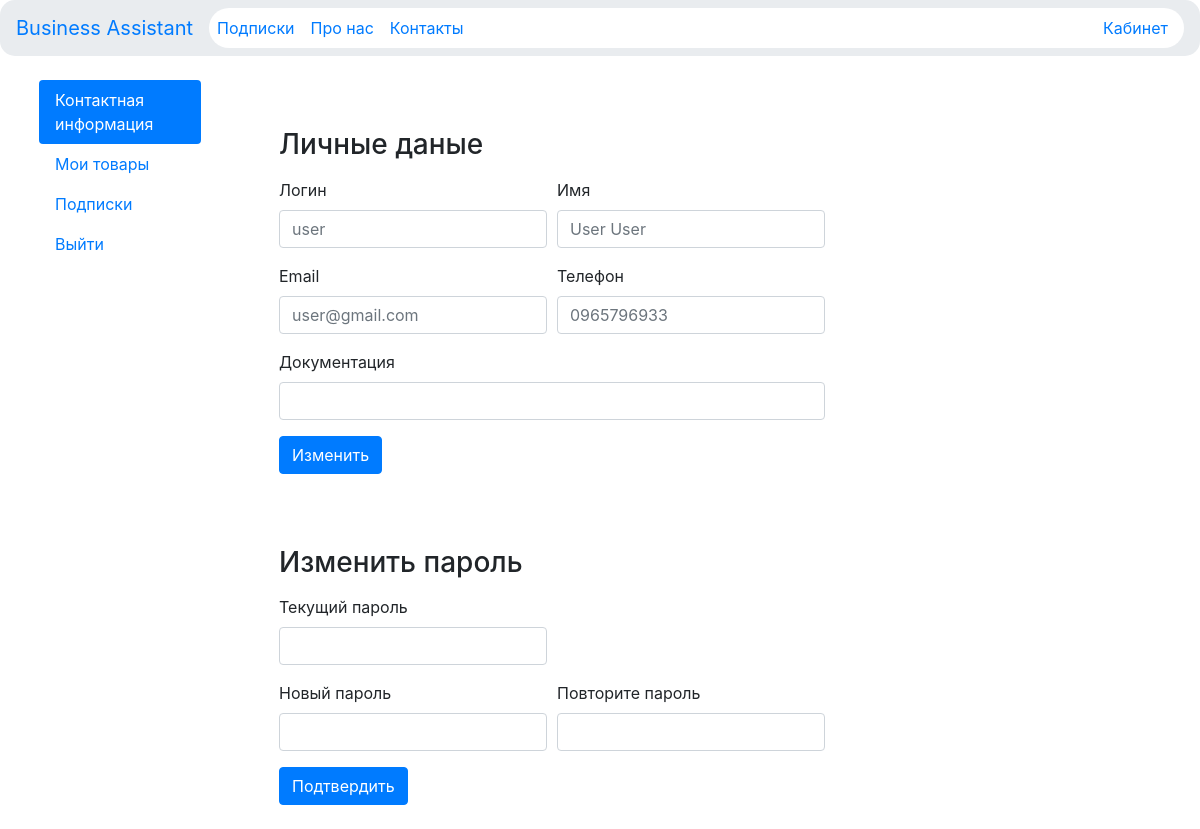
The page /shop/account_b.php (signed in) on the database its author committed.
### tables this page shows
CREATE TABLE `users_b` (
  `id` int(11) NOT NULL,
  `login` varchar(50) NOT NULL,
  `password` varchar(100) NOT NULL,
  `email` varchar(255) NOT NULL,
  `name` varchar(255) NOT NULL,
  `phone` varchar(255) NOT NULL,
  `confirm_mail` varchar(255) NOT NULL,
  `verifided` int(11) NOT NULL DEFAULT 0,
  `info` text NOT NULL
);

### shop/configs/settings.php (called while the page is built, shortened)
<?php
if(isset($_COOKIE["user_id_b"])) {
	$user_id_b = $_COOKIE["user_id_b"];
}
?>

### shop/account_b.php (the view, shortened to what this page needs)
<?php
include 'configs/db.php';
include 'parts/header.php';
$sql = "SELECT * FROM `users_b` WHERE id=". $user_id_b;
$result = $conn->query($sql);
$user = mysqli_fetch_assoc($result);
?>
<div class="row m-4">
	<?php
	include 'parts/account_b/nav.php';
	?>
<div class="col-6 ml-5">
	<form method="POST" id="form_change-user" action="parts/account_b/change_user.php">
	  <h3 class="mt-5">Личные даные</h3>
	  <div class="form-row mt-3">
	    <div class="form-group col-md-6">
	      <label>Логин</label>
	      <input type="text" name="login" class="form-control" placeholder="<?php echo $user['login'] ?>">
	    </div>
	    <div class="form-group col-md-6">
	      <label>Имя</label>
	      <input type="text" name="name" class="form-control" placeholder="<?php echo $user['name'] ?>">
	    </div>
	  </div>
	  <div class="form-row">
	    <div class="form-group col-md-6">
	      <label>Email</label>
	      <input type="text" name="email" class="form-control" placeholder="<?php echo $user['email'] ?>">
	    </div>
	    <div class="form-group col-md-6">
	      <label>Телефон</label>
	      <input type="text" name="phone" class="form-control" placeholder="<?php echo $user['phone'] ?>">
	    </div>
	  </div>
	   <div class="form-row">
	    <div class="form-group col-md-12">
	      <label>Документация</label>
	      <input type="text" name="info" class="form-control" placeholder="<?php echo $user['info'] ?>">
	    </div>
	  </div>
	  <button value="1" type="submit" class="btn btn-primary" onclick="changeUser()">Изменить</button>
	</form>
	<form method="POST">
	  <h3 class="mt-5">Изменить пароль</h3>
	  <div class="form-row mt-3">
	    <div class="form-group col-md-6">
	      <label>Текущий пароль</label>
	      <input type="password" name="password" class="form-control">
	    </div>
	  </div>
	  <div class="form-row">
	    <div class="form-group col-md-6">
	      <label>Новый пароль</label>
	      <input type="password" name="new_password" class="form-control">
	    </div>
	    <div class="form-group col-md-6">
	      <label>Повторите пароль</label>
	      <input type="password" name="return_password" class="form-control">
	    </div>
	  </div>
	  <button type="submit" class="btn btn-primary">Подтвердить</button>
	</form>
</div>
<?php
include 'parts/footer.php';
?>

### rows shown on the page
users_b: login "user", name "User User", email "user@gmail.com", phone "0965796933"

### other values the page prints
$nameSite "Business Assistant"
